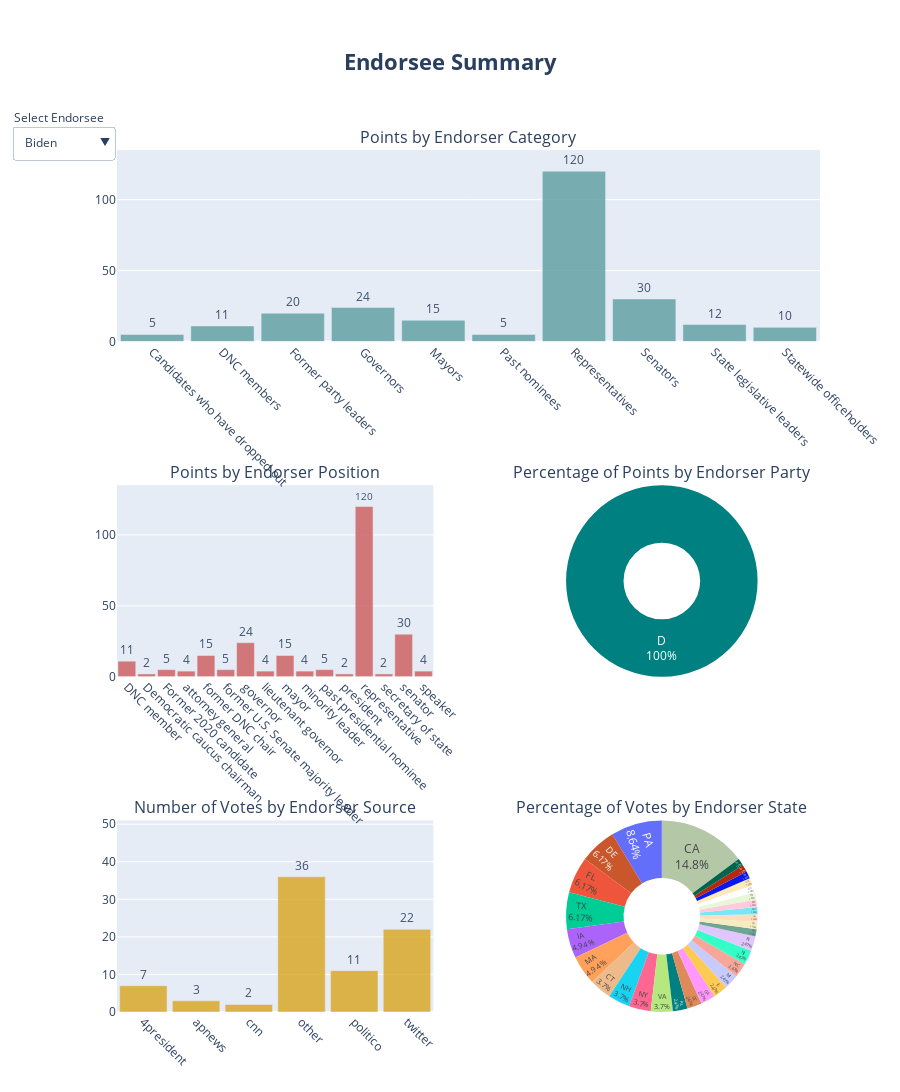

Here is the notebook cell this chart was saved with:
### Code cell
fig = make_subplots(
    rows=3, cols=2,
    specs=[[{'colspan':2}, None],
           [{}, {"type": "pie"}],
           [{}, {"type": 'pie'}]],
    subplot_titles=('Points by Endorser Category', 
                    'Points by Endorser Position', 'Percentage of Points by Endorser Party', 
                    'Number of Votes by Endorser Source', 'Percentage of Votes by Endorser State')
)


for i,e in enumerate(endorsee_df['endorsee'].unique()):
        
    visible = [False]*l*n_plots
    
    visible[i*lc:(i+1)*lc] = [True]*lc
        
    fig.add_trace(
            go.Bar(
                x=cat_df.loc[cat_df['endorsee']==e, 'category'],
                y=cat_df.loc[cat_df['endorsee']==e, 'pt_by_category'],
                text=cat_df.loc[cat_df['endorsee']==e, 'pt_by_category'],
                textposition='outside',
                opacity=0.9,
                marker={'color':colors[0],
                       'opacity':0.9},
                visible=False if i!=1 else True,
                showlegend=False),
        row=1, col=1)


    
    fig.add_trace(
            go.Bar(
                x=position_df.loc[position_df['endorsee']==e, 'position'],
                y=position_df.loc[position_df['endorsee']==e,'pt_by_position'],
                text=position_df.loc[position_df['endorsee']==e,'pt_by_position'],
                textposition='outside',
                opacity=0.9,
                marker={'color':colors[1],
                       'opacity':0.9},
                visible=False if i!=1 else True,
                showlegend=False),
        row=2, col=1)
    
    fig.add_trace(
            go.Pie(
                values=party_df.loc[party_df['endorsee']==e, 'pt_by_party'].to_numpy(),
                labels=party_df.loc[party_df['endorsee']==e, 'party'].to_numpy(),
                hole=0.4,
                visible=False if i!=1 else True,
                text=party_df.loc[party_df['endorsee']==e, 'party'],
                hoverinfo='label+percent+name',
                textinfo= 'percent+label',
                textposition = 'inside',
                showlegend=False,
                marker = dict(colors = plotly.colors.diverging.Geyser)),
        row=2, col=2)
    
    fig.add_trace(
            go.Bar(
                x=source_df.loc[source_df['endorsee']==e, 'source'],
                y=source_df.loc[source_df['endorsee']==e,'votes_by_source'],
                text=source_df.loc[source_df['endorsee']==e,'votes_by_source'],
                textposition='outside',
                opacity=0.9,
                marker={'color':colors[2],
                       'opacity':0.9},
                visible=False if i!=1 else True,
                showlegend=False
                       ),
        row=3, col=1)
    
    fig.add_trace(
            go.Pie(
                values=state_df.loc[state_df['endorsee']==e, 'votes_by_state'].to_numpy(),
                labels=state_df.loc[state_df['endorsee']==e, 'state'].to_numpy(),
                hole=0.4,
                visible=False if i!=1 else True,
                text=state_df.loc[state_df['endorsee']==e, 'full_state'],
                hoverinfo='label+percent+name',
                textinfo= 'percent+label',
                textposition = 'inside',
                showlegend=False,
                marker = dict(colors = plotly.colors.diverging.Geyser)),
        row=3, col=2)
    

    buttons.append(
        dict(label=e,
             method='update',
             args=[{'visible': visible},
                   #{'title': e}
                  ]))
    

fig.update_layout(
    title={'text': '<b> Endorsee Summary <b>', 'font':{'size':22},
            'y':0.95, 'x':0.5, 'xanchor': 'center', 'yanchor': 'top'},
    margin=dict(t=150),
    height=1350,
    xaxis1=dict(tickangle=45, tickvals=cat_df['category'].unique(), ticktext=cat_df['category'].unique()),
    yaxis1=dict(range=[0, np.max(cat_df['pt_by_category']+15)]),
    
    xaxis2=dict(tickangle=45, tickvals=position_df['position'].unique(), ticktext=position_df['position'].unique()),
    yaxis2=dict(range=[0, np.max(position_df['pt_by_position']+15)]),
    
    xaxis3=dict(tickangle=45, tickvals=source_df['source'].unique(), ticktext=source_df['source'].unique()), 
    yaxis3=dict(range=[0, np.max(source_df['votes_by_source']+15)]), 
    
    bargap=0.1,
    showlegend=True,
    updatemenus = list([
        dict(active=1,
             buttons=buttons,
             direction="down",
             pad={"r": 10, "t": 10},
             showactive=True,
             x=-0.15,
             xanchor="left",
             y=1.04,
             yanchor="top"
         )
     ]))

fig['layout']['annotations'] += go.layout.Annotation(text="Select Endorsee", 
                                                     x=-0.15, xref="paper", 
                                                     y=1.05, yref="paper",
                                                     align="left", showarrow=False),
    
    

fig.show()
